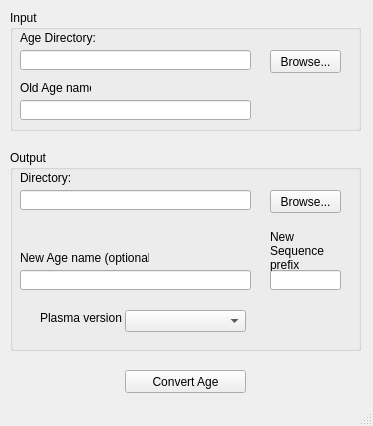
<?xml version="1.0" encoding="UTF-8"?>
<ui version="4.0">
 <class>PlasmaTransfusionGUI</class>
 <widget class="QMainWindow" name="PlasmaTransfusionGUI">
  <property name="geometry">
   <rect>
    <x>0</x>
    <y>0</y>
    <width>373</width>
    <height>426</height>
   </rect>
  </property>
  <property name="windowTitle">
   <string>PlasmaTransfusion</string>
  </property>
  <widget class="QWidget" name="centralwidget">
   <widget class="QGroupBox" name="groupBox">
    <property name="geometry">
     <rect>
      <x>10</x>
      <y>10</y>
      <width>351</width>
      <height>121</height>
     </rect>
    </property>
    <property name="title">
     <string>Input</string>
    </property>
    <widget class="QLineEdit" name="txtInputDir">
     <property name="geometry">
      <rect>
       <x>10</x>
       <y>40</y>
       <width>231</width>
       <height>20</height>
      </rect>
     </property>
    </widget>
    <widget class="QLabel" name="label">
     <property name="geometry">
      <rect>
       <x>10</x>
       <y>20</y>
       <width>79</width>
       <height>16</height>
      </rect>
     </property>
     <property name="text">
      <string>Age Directory:</string>
     </property>
    </widget>
    <widget class="QPushButton" name="btnInputPath">
     <property name="geometry">
      <rect>
       <x>260</x>
       <y>40</y>
       <width>71</width>
       <height>23</height>
      </rect>
     </property>
     <property name="text">
      <string>Browse...</string>
     </property>
    </widget>
    <widget class="QLineEdit" name="txtOldAgeName">
     <property name="geometry">
      <rect>
       <x>10</x>
       <y>90</y>
       <width>231</width>
       <height>20</height>
      </rect>
     </property>
    </widget>
    <widget class="QLabel" name="label_2">
     <property name="geometry">
      <rect>
       <x>10</x>
       <y>70</y>
       <width>71</width>
       <height>16</height>
      </rect>
     </property>
     <property name="text">
      <string>Old Age name:</string>
     </property>
    </widget>
   </widget>
   <widget class="QPushButton" name="btnConvertAge">
    <property name="geometry">
     <rect>
      <x>125</x>
      <y>370</y>
      <width>121</width>
      <height>23</height>
     </rect>
    </property>
    <property name="text">
     <string>Convert Age</string>
    </property>
   </widget>
   <widget class="QGroupBox" name="groupBox_2">
    <property name="geometry">
     <rect>
      <x>10</x>
      <y>150</y>
      <width>351</width>
      <height>201</height>
     </rect>
    </property>
    <property name="title">
     <string>Output</string>
    </property>
    <widget class="QLineEdit" name="txtOutputDir">
     <property name="geometry">
      <rect>
       <x>10</x>
       <y>40</y>
       <width>231</width>
       <height>20</height>
      </rect>
     </property>
    </widget>
    <widget class="QLabel" name="label_3">
     <property name="geometry">
      <rect>
       <x>10</x>
       <y>20</y>
       <width>61</width>
       <height>16</height>
      </rect>
     </property>
     <property name="text">
      <string>Directory:</string>
     </property>
    </widget>
    <widget class="QPushButton" name="btnOutputPath">
     <property name="geometry">
      <rect>
       <x>260</x>
       <y>40</y>
       <width>71</width>
       <height>23</height>
      </rect>
     </property>
     <property name="text">
      <string>Browse...</string>
     </property>
    </widget>
    <widget class="QLineEdit" name="txtNewAgeName">
     <property name="geometry">
      <rect>
       <x>10</x>
       <y>120</y>
       <width>231</width>
       <height>20</height>
      </rect>
     </property>
    </widget>
    <widget class="QLabel" name="label_4">
     <property name="geometry">
      <rect>
       <x>10</x>
       <y>100</y>
       <width>129</width>
       <height>16</height>
      </rect>
     </property>
     <property name="text">
      <string>New Age name (optional):</string>
     </property>
    </widget>
    <widget class="QLineEdit" name="txtNewSequencePrefix">
     <property name="geometry">
      <rect>
       <x>260</x>
       <y>120</y>
       <width>71</width>
       <height>20</height>
      </rect>
     </property>
    </widget>
    <widget class="QLabel" name="label_5">
     <property name="geometry">
      <rect>
       <x>260</x>
       <y>80</y>
       <width>81</width>
       <height>41</height>
      </rect>
     </property>
     <property name="text">
      <string>New Sequence prefix (optional):</string>
     </property>
     <property name="wordWrap">
      <bool>true</bool>
     </property>
    </widget>
    <widget class="QComboBox" name="cbVersion">
     <property name="geometry">
      <rect>
       <x>115</x>
       <y>160</y>
       <width>121</width>
       <height>22</height>
      </rect>
     </property>
    </widget>
    <widget class="QLabel" name="label_6">
     <property name="geometry">
      <rect>
       <x>30</x>
       <y>160</y>
       <width>82</width>
       <height>16</height>
      </rect>
     </property>
     <property name="text">
      <string>Plasma version:</string>
     </property>
    </widget>
   </widget>
  </widget>
  <widget class="QStatusBar" name="statusbar"/>
 </widget>
 <resources/>
 <connections/>
</ui>
